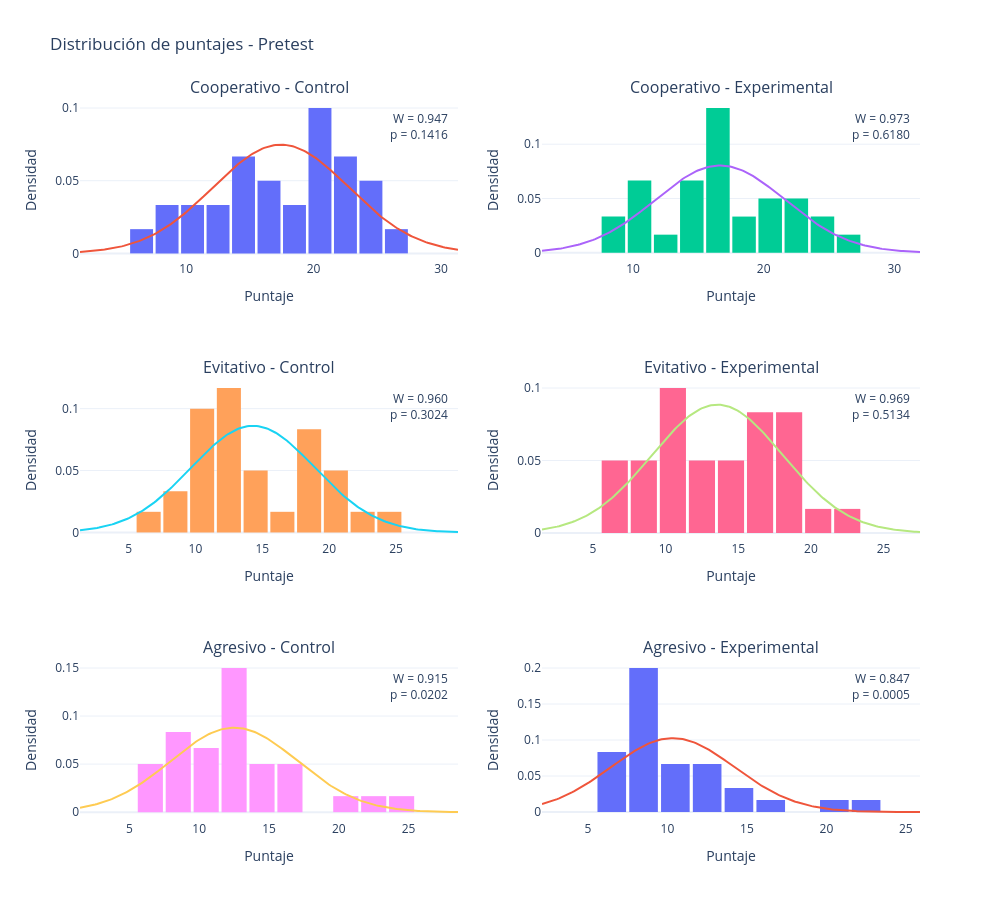

The notebook cell this image was saved under:
### Code cell
import plotly.graph_objects as go
from plotly.subplots import make_subplots
from scipy.stats import norm, shapiro
import numpy as np

# Categorías
estilos = ['cooperativo', 'evitativo', 'agresivo']
grupos = ['Control', 'Experimental']

# Filtrar únicamente Pretest
pretest = tabla_datos[
    tabla_datos['Test'].astype(str).str.strip().str.lower() == 'pretest'
].copy()

# Normalizar categorías
pretest['Estilo'] = (
    pretest['Estilo'].astype(str).str.strip().str.lower()
)

pretest['Grupo'] = (
    pretest['Grupo'].astype(str).str.strip().str.lower()
)

# Crear subgráficos: 3 estilos x 2 grupos
fig = make_subplots(
    rows=3,
    cols=2,
    subplot_titles=[
        f'{estilo.capitalize()} - {grupo}'
        for estilo in estilos
        for grupo in grupos
    ]
)

# Recorrer cada combinación
for i, (estilo, grupo) in enumerate(
    [(e, g.lower()) for e in estilos for g in grupos]
):

    fila = (i // 2) + 1
    columna = (i % 2) + 1

    # Obtener puntajes individuales
    datos = pretest[
        (pretest['Estilo'] == estilo) &
        (pretest['Grupo'] == grupo)
    ]['Puntaje'].dropna().to_numpy()

    # Verificar datos suficientes
    if len(datos) < 3:
        continue

    # Calcular Shapiro-Wilk automáticamente
    resultado = shapiro(datos)

    W = resultado.statistic
    pvalue = resultado.pvalue

    # Crear histograma
    fig.add_trace(
        go.Histogram(
            x=datos,
            name=f'{estilo} - {grupo}',
            nbinsx=10,
            histnorm='probability density',
            showlegend=False,
            hovertemplate=(
                'Puntaje: %{x}<br>'
                'Densidad: %{y}<extra></extra>'
            )
        ),
        row=fila,
        col=columna
    )

    # Calcular parámetros de distribución normal
    media = np.mean(datos)
    desviacion = np.std(datos, ddof=1)

    # Evitar división por cero
    if desviacion > 0:

        # Generar rango para la curva normal
        x_normal = np.linspace(
            datos.min() - desviacion,
            datos.max() + desviacion,
            200
        )

        y_normal = norm.pdf(
            x_normal,
            loc=media,
            scale=desviacion
        )

        # Agregar curva normal
        fig.add_trace(
            go.Scatter(
                x=x_normal,
                y=y_normal,
                mode='lines',
                name='Distribución normal',
                line=dict(width=2),
                showlegend=False
            ),
            row=fila,
            col=columna
        )

    # Mostrar resultados de Shapiro-Wilk
    fig.add_annotation(
        x=0.98,
        y=0.95,
        xref='x domain',
        yref='y domain',
        text=f'W = {W:.3f}<br>p = {pvalue:.4f}',
        showarrow=False,
        align='right',
        row=fila,
        col=columna
    )

# Configuración general
fig.update_layout(
    title='Distribución de puntajes - Pretest',
    height=900,
    width=1000,
    template='plotly_white',
    bargap=0.1
)

# Configurar ejes
fig.update_xaxes(title_text='Puntaje')
fig.update_yaxes(title_text='Densidad')

fig.show()

### Figure 1 — Plotly figure (JSON) as saved in the notebook; plotly's stock layout.template omitted (floating-point values rounded to 4 significant figures; data arrays with more than 128 entries replaced by an {"elided": "..."} marker saying what was removed)
{"data": [{"histnorm": "probability density", "hovertemplate": "Puntaje: %{x}<br>Densidad: %{y}<extra></extra>", "name": "cooperativo - control", "nbinsx": 10, "showlegend": false, "type": "histogram", "x": [20, 22, 14, 24, 21, 21, 26, 14, 20, 8, 9, 14, 17, 20, 13, 7, 11, 21, 16, 12, 19, 24, 19, 16, 22, 23, 24, 22, 14, 10], "xaxis": "x", "yaxis": "y"}, {"line": {"width": 2}, "mode": "lines", "name": "Distribución normal", "showlegend": false, "type": "scatter", "x": {"elided": "200 float values"}, "xaxis": "x", "y": {"elided": "200 float values"}, "yaxis": "y"}, {"histnorm": "probability density", "hovertemplate": "Puntaje: %{x}<br>Densidad: %{y}<extra></extra>", "name": "cooperativo - experimental", "nbinsx": 10, "showlegend": false, "type": "histogram", "x": [17, 10, 27, 16, 17, 23, 20, 14, 18, 11, 18, 16, 20, 16, 8, 25, 22, 15, 22, 9, 17, 14, 10, 14, 16, 17, 20, 12, 11, 25], "xaxis": "x2", "yaxis": "y2"}, {"line": {"width": 2}, "mode": "lines", "name": "Distribución normal", "showlegend": false, "type": "scatter", "x": {"elided": "200 float values"}, "xaxis": "x2", "y": {"elided": "200 float values"}, "yaxis": "y2"}, {"histnorm": "probability density", "hovertemplate": "Puntaje: %{x}<br>Densidad: %{y}<extra></extra>", "name": "evitativo - control", "nbinsx": 10, "showlegend": false, "type": "histogram", "x": [13, 14, 18, 13, 20, 14, 14, 8, 20, 8, 11, 20, 11, 10, 13, 6, 22, 10, 12, 19, 10, 13, 12, 18, 18, 25, 18, 17, 12, 10], "xaxis": "x3", "yaxis": "y3"}, {"line": {"width": 2}, "mode": "lines", "name": "Distribución normal", "showlegend": false, "type": "scatter", "x": {"elided": "200 float values"}, "xaxis": "x3", "y": {"elided": "200 float values"}, "yaxis": "y3"}, {"histnorm": "probability density", "hovertemplate": "Puntaje: %{x}<br>Densidad: %{y}<extra></extra>", "name": "evitativo - experimental", "nbinsx": 10, "showlegend": false, "type": "histogram", "x": [12, 21, 15, 7, 13, 16, 9, 11, 19, 10, 23, 14, 10, 18, 8, 16, 19, 17, 19, 6, 10, 11, 7, 16, 12, 14, 16, 9, 11, 18], "xaxis": "x4", "yaxis": "y4"}, {"line": {"width": 2}, "mode": "lines", "name": "Distribución normal", "showlegend": false, "type": "scatter", "x": {"elided": "200 float values"}, "xaxis": "x4", "y": {"elided": "200 float values"}, "yaxis": "y4"}, {"histnorm": "probability density", "hovertemplate": "Puntaje: %{x}<br>Densidad: %{y}<extra></extra>", "name": "agresivo - control", "nbinsx": 10, "showlegend": false, "type": "histogram", "x": [8, 13, 15, 8, 12, 12, 7, 6, 15, 10, 12, 21, 9, 14, 13, 10, 12, 11, 23, 11, 7, 16, 8, 12, 12, 17, 24, 8, 17, 12], "xaxis": "x5", "yaxis": "y5"}, {"line": {"width": 2}, "mode": "lines", "name": "Distribución normal", "showlegend": false, "type": "scatter", "x": {"elided": "200 float values"}, "xaxis": "x5", "y": {"elided": "200 float values"}, "yaxis": "y5"}, {"histnorm": "probability density", "hovertemplate": "Puntaje: %{x}<br>Densidad: %{y}<extra></extra>", "name": "agresivo - experimental", "nbinsx": 10, "showlegend": false, "type": "histogram", "x": [16, 9, 8, 11, 12, 11, 9, 8, 20, 8, 8, 12, 8, 15, 9, 7, 6, 9, 11, 8, 14, 7, 6, 22, 12, 12, 8, 8, 10, 6], "xaxis": "x6", "yaxis": "y6"}, {"line": {"width": 2}, "mode": "lines", "name": "Distribución normal", "showlegend": false, "type": "scatter", "x": {"elided": "200 float values"}, "xaxis": "x6", "y": {"elided": "200 float values"}, "yaxis": "y6"}], "layout": {"annotations": [{"font": {"size": 16}, "showarrow": false, "text": "Cooperativo - Control", "x": 0.225, "xanchor": "center", "xref": "paper", "y": 1, "yanchor": "bottom", "yref": "paper"}, {"font": {"size": 16}, "showarrow": false, "text": "Cooperativo - Experimental", "x": 0.775, "xanchor": "center", "xref": "paper", "y": 1, "yanchor": "bottom", "yref": "paper"}, {"font": {"size": 16}, "showarrow": false, "text": "Evitativo - Control", "x": 0.225, "xanchor": "center", "xref": "paper", "y": 0.6111, "yanchor": "bottom", "yref": "paper"}, {"font": {"size": 16}, "showarrow": false, "text": "Evitativo - Experimental", "x": 0.775, "xanchor": "center", "xref": "paper", "y": 0.6111, "yanchor": "bottom", "yref": "paper"}, {"font": {"size": 16}, "showarrow": false, "text": "Agresivo - Control", "x": 0.225, "xanchor": "center", "xref": "paper", "y": 0.2222, "yanchor": "bottom", "yref": "paper"}, {"font": {"size": 16}, "showarrow": false, "text": "Agresivo - Experimental", "x": 0.775, "xanchor": "center", "xref": "paper", "y": 0.2222, "yanchor": "bottom", "yref": "paper"}, {"align": "right", "showarrow": false, "text": "W = 0.947<br>p = 0.1416", "x": 0.98, "xref": "x domain", "y": 0.95, "yref": "y domain"}, {"align": "right", "showarrow": false, "text": "W = 0.973<br>p = 0.6180", "x": 0.98, "xref": "x2 domain", "y": 0.95, "yref": "y2 domain"}, {"align": "right", "showarrow": false, "text": "W = 0.960<br>p = 0.3024", "x": 0.98, "xref": "x3 domain", "y": 0.95, "yref": "y3 domain"}, {"align": "right", "showarrow": false, "text": "W = 0.969<br>p = 0.5134", "x": 0.98, "xref": "x4 domain", "y": 0.95, "yref": "y4 domain"}, {"align": "right", "showarrow": false, "text": "W = 0.915<br>p = 0.0202", "x": 0.98, "xref": "x5 domain", "y": 0.95, "yref": "y5 domain"}, {"align": "right", "showarrow": false, "text": "W = 0.847<br>p = 0.0005", "x": 0.98, "xref": "x6 domain", "y": 0.95, "yref": "y6 domain"}], "bargap": 0.1, "height": 900, "title": {"text": "Distribución de puntajes - Pretest"}, "width": 1000, "xaxis": {"anchor": "y", "domain": [0, 0.45], "title": {"text": "Puntaje"}}, "xaxis2": {"anchor": "y2", "domain": [0.55, 1], "title": {"text": "Puntaje"}}, "xaxis3": {"anchor": "y3", "domain": [0, 0.45], "title": {"text": "Puntaje"}}, "xaxis4": {"anchor": "y4", "domain": [0.55, 1], "title": {"text": "Puntaje"}}, "xaxis5": {"anchor": "y5", "domain": [0, 0.45], "title": {"text": "Puntaje"}}, "xaxis6": {"anchor": "y6", "domain": [0.55, 1], "title": {"text": "Puntaje"}}, "yaxis": {"anchor": "x", "domain": [0.7778, 1], "title": {"text": "Densidad"}}, "yaxis2": {"anchor": "x2", "domain": [0.7778, 1], "title": {"text": "Densidad"}}, "yaxis3": {"anchor": "x3", "domain": [0.3889, 0.6111], "title": {"text": "Densidad"}}, "yaxis4": {"anchor": "x4", "domain": [0.3889, 0.6111], "title": {"text": "Densidad"}}, "yaxis5": {"anchor": "x5", "domain": [0, 0.2222], "title": {"text": "Densidad"}}, "yaxis6": {"anchor": "x6", "domain": [0, 0.2222], "title": {"text": "Densidad"}}}}
